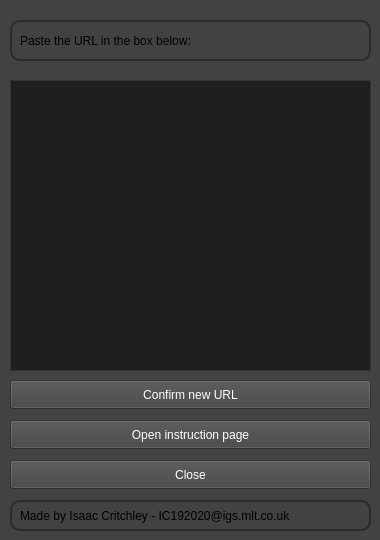
<?xml version="1.0" encoding="UTF-8"?>
<ui version="4.0">
 <class>Editor</class>
 <widget class="QMainWindow" name="Editor">
  <property name="geometry">
   <rect>
    <x>0</x>
    <y>0</y>
    <width>380</width>
    <height>540</height>
   </rect>
  </property>
  <property name="minimumSize">
   <size>
    <width>380</width>
    <height>540</height>
   </size>
  </property>
  <property name="maximumSize">
   <size>
    <width>380</width>
    <height>540</height>
   </size>
  </property>
  <property name="palette">
   <palette>
    <active>
     <colorrole role="WindowText">
      <brush brushstyle="SolidPattern">
       <color alpha="255">
        <red>255</red>
        <green>255</green>
        <blue>255</blue>
       </color>
      </brush>
     </colorrole>
     <colorrole role="Button">
      <brush brushstyle="SolidPattern">
       <color alpha="255">
        <red>66</red>
        <green>66</green>
        <blue>66</blue>
       </color>
      </brush>
     </colorrole>
     <colorrole role="Light">
      <brush brushstyle="SolidPattern">
       <color alpha="255">
        <red>99</red>
        <green>99</green>
        <blue>99</blue>
       </color>
      </brush>
     </colorrole>
     <colorrole role="Midlight">
      <brush brushstyle="SolidPattern">
       <color alpha="255">
        <red>82</red>
        <green>82</green>
        <blue>82</blue>
       </color>
      </brush>
     </colorrole>
     <colorrole role="Dark">
      <brush brushstyle="SolidPattern">
       <color alpha="255">
        <red>33</red>
        <green>33</green>
        <blue>33</blue>
       </color>
      </brush>
     </colorrole>
     <colorrole role="Mid">
      <brush brushstyle="SolidPattern">
       <color alpha="255">
        <red>44</red>
        <green>44</green>
        <blue>44</blue>
       </color>
      </brush>
     </colorrole>
     <colorrole role="Text">
      <brush brushstyle="SolidPattern">
       <color alpha="255">
        <red>255</red>
        <green>255</green>
        <blue>255</blue>
       </color>
      </brush>
     </colorrole>
     <colorrole role="BrightText">
      <brush brushstyle="SolidPattern">
       <color alpha="255">
        <red>255</red>
        <green>255</green>
        <blue>255</blue>
       </color>
      </brush>
     </colorrole>
     <colorrole role="ButtonText">
      <brush brushstyle="SolidPattern">
       <color alpha="255">
        <red>255</red>
        <green>255</green>
        <blue>255</blue>
       </color>
      </brush>
     </colorrole>
     <colorrole role="Base">
      <brush brushstyle="SolidPattern">
       <color alpha="255">
        <red>31</red>
        <green>31</green>
        <blue>31</blue>
       </color>
      </brush>
     </colorrole>
     <colorrole role="Window">
      <brush brushstyle="SolidPattern">
       <color alpha="255">
        <red>66</red>
        <green>66</green>
        <blue>66</blue>
       </color>
      </brush>
     </colorrole>
     <colorrole role="Shadow">
      <brush brushstyle="SolidPattern">
       <color alpha="255">
        <red>0</red>
        <green>0</green>
        <blue>0</blue>
       </color>
      </brush>
     </colorrole>
     <colorrole role="Highlight">
      <brush brushstyle="SolidPattern">
       <color alpha="255">
        <red>0</red>
        <green>69</green>
        <blue>122</blue>
       </color>
      </brush>
     </colorrole>
     <colorrole role="Link">
      <brush brushstyle="SolidPattern">
       <color alpha="255">
        <red>0</red>
        <green>71</green>
        <blue>126</blue>
       </color>
      </brush>
     </colorrole>
     <colorrole role="AlternateBase">
      <brush brushstyle="SolidPattern">
       <color alpha="255">
        <red>33</red>
        <green>33</green>
        <blue>33</blue>
       </color>
      </brush>
     </colorrole>
     <colorrole role="ToolTipBase">
      <brush brushstyle="SolidPattern">
       <color alpha="255">
        <red>255</red>
        <green>255</green>
        <blue>220</blue>
       </color>
      </brush>
     </colorrole>
     <colorrole role="ToolTipText">
      <brush brushstyle="SolidPattern">
       <color alpha="255">
        <red>0</red>
        <green>0</green>
        <blue>0</blue>
       </color>
      </brush>
     </colorrole>
     <colorrole role="PlaceholderText">
      <brush brushstyle="SolidPattern">
       <color alpha="127">
        <red>255</red>
        <green>255</green>
        <blue>255</blue>
       </color>
      </brush>
     </colorrole>
     <colorrole role="Accent">
      <brush brushstyle="SolidPattern">
       <color alpha="255">
        <red>0</red>
        <green>0</green>
        <blue>0</blue>
       </color>
      </brush>
     </colorrole>
    </active>
    <inactive>
     <colorrole role="WindowText">
      <brush brushstyle="SolidPattern">
       <color alpha="255">
        <red>255</red>
        <green>255</green>
        <blue>255</blue>
       </color>
      </brush>
     </colorrole>
     <colorrole role="Button">
      <brush brushstyle="SolidPattern">
       <color alpha="255">
        <red>66</red>
        <green>66</green>
        <blue>66</blue>
       </color>
      </brush>
     </colorrole>
     <colorrole role="Light">
      <brush brushstyle="SolidPattern">
       <color alpha="255">
        <red>99</red>
        <green>99</green>
        <blue>99</blue>
       </color>
      </brush>
     </colorrole>
     <colorrole role="Midlight">
      <brush brushstyle="SolidPattern">
       <color alpha="255">
        <red>82</red>
        <green>82</green>
        <blue>82</blue>
       </color>
      </brush>
     </colorrole>
     <colorrole role="Dark">
      <brush brushstyle="SolidPattern">
       <color alpha="255">
        <red>33</red>
        <green>33</green>
        <blue>33</blue>
       </color>
      </brush>
     </colorrole>
     <colorrole role="Mid">
      <brush brushstyle="SolidPattern">
       <color alpha="255">
        <red>44</red>
        <green>44</green>
        <blue>44</blue>
       </color>
      </brush>
     </colorrole>
     <colorrole role="Text">
      <brush brushstyle="SolidPattern">
       <color alpha="255">
        <red>255</red>
        <green>255</green>
        <blue>255</blue>
       </color>
      </brush>
     </colorrole>
     <colorrole role="BrightText">
      <brush brushstyle="SolidPattern">
       <color alpha="255">
        <red>255</red>
        <green>255</green>
        <blue>255</blue>
       </color>
      </brush>
     </colorrole>
     <colorrole role="ButtonText">
      <brush brushstyle="SolidPattern">
       <color alpha="255">
        <red>255</red>
        <green>255</green>
        <blue>255</blue>
       </color>
      </brush>
     </colorrole>
     <colorrole role="Base">
      <brush brushstyle="SolidPattern">
       <color alpha="255">
        <red>31</red>
        <green>31</green>
        <blue>31</blue>
       </color>
      </brush>
     </colorrole>
     <colorrole role="Window">
      <brush brushstyle="SolidPattern">
       <color alpha="255">
        <red>66</red>
        <green>66</green>
        <blue>66</blue>
       </color>
      </brush>
     </colorrole>
     <colorrole role="Shadow">
      <brush brushstyle="SolidPattern">
       <color alpha="255">
        <red>0</red>
        <green>0</green>
        <blue>0</blue>
       </color>
      </brush>
     </colorrole>
     <colorrole role="Highlight">
      <brush brushstyle="SolidPattern">
       <color alpha="255">
        <red>0</red>
        <green>69</green>
        <blue>122</blue>
       </color>
      </brush>
     </colorrole>
     <colorrole role="Link">
      <brush brushstyle="SolidPattern">
       <color alpha="255">
        <red>0</red>
        <green>71</green>
        <blue>126</blue>
       </color>
      </brush>
     </colorrole>
     <colorrole role="AlternateBase">
      <brush brushstyle="SolidPattern">
       <color alpha="255">
        <red>33</red>
        <green>33</green>
        <blue>33</blue>
       </color>
      </brush>
     </colorrole>
     <colorrole role="ToolTipBase">
      <brush brushstyle="SolidPattern">
       <color alpha="255">
        <red>255</red>
        <green>255</green>
        <blue>220</blue>
       </color>
      </brush>
     </colorrole>
     <colorrole role="ToolTipText">
      <brush brushstyle="SolidPattern">
       <color alpha="255">
        <red>0</red>
        <green>0</green>
        <blue>0</blue>
       </color>
      </brush>
     </colorrole>
     <colorrole role="PlaceholderText">
      <brush brushstyle="SolidPattern">
       <color alpha="127">
        <red>255</red>
        <green>255</green>
        <blue>255</blue>
       </color>
      </brush>
     </colorrole>
     <colorrole role="Accent">
      <brush brushstyle="SolidPattern">
       <color alpha="255">
        <red>0</red>
        <green>0</green>
        <blue>0</blue>
       </color>
      </brush>
     </colorrole>
    </inactive>
    <disabled>
     <colorrole role="WindowText">
      <brush brushstyle="SolidPattern">
       <color alpha="255">
        <red>33</red>
        <green>33</green>
        <blue>33</blue>
       </color>
      </brush>
     </colorrole>
     <colorrole role="Button">
      <brush brushstyle="SolidPattern">
       <color alpha="255">
        <red>66</red>
        <green>66</green>
        <blue>66</blue>
       </color>
      </brush>
     </colorrole>
     <colorrole role="Light">
      <brush brushstyle="SolidPattern">
       <color alpha="255">
        <red>99</red>
        <green>99</green>
        <blue>99</blue>
       </color>
      </brush>
     </colorrole>
     <colorrole role="Midlight">
      <brush brushstyle="SolidPattern">
       <color alpha="255">
        <red>82</red>
        <green>82</green>
        <blue>82</blue>
       </color>
      </brush>
     </colorrole>
     <colorrole role="Dark">
      <brush brushstyle="SolidPattern">
       <color alpha="255">
        <red>33</red>
        <green>33</green>
        <blue>33</blue>
       </color>
      </brush>
     </colorrole>
     <colorrole role="Mid">
      <brush brushstyle="SolidPattern">
       <color alpha="255">
        <red>44</red>
        <green>44</green>
        <blue>44</blue>
       </color>
      </brush>
     </colorrole>
     <colorrole role="Text">
      <brush brushstyle="SolidPattern">
       <color alpha="255">
        <red>33</red>
        <green>33</green>
        <blue>33</blue>
       </color>
      </brush>
     </colorrole>
     <colorrole role="BrightText">
      <brush brushstyle="SolidPattern">
       <color alpha="255">
        <red>255</red>
        <green>255</green>
        <blue>255</blue>
       </color>
      </brush>
     </colorrole>
     <colorrole role="ButtonText">
      <brush brushstyle="SolidPattern">
       <color alpha="255">
        <red>33</red>
        <green>33</green>
        <blue>33</blue>
       </color>
      </brush>
     </colorrole>
     <colorrole role="Base">
      <brush brushstyle="SolidPattern">
       <color alpha="255">
        <red>66</red>
        <green>66</green>
        <blue>66</blue>
       </color>
      </brush>
     </colorrole>
     <colorrole role="Window">
      <brush brushstyle="SolidPattern">
       <color alpha="255">
        <red>66</red>
        <green>66</green>
        <blue>66</blue>
       </color>
      </brush>
     </colorrole>
     <colorrole role="Shadow">
      <brush brushstyle="SolidPattern">
       <color alpha="255">
        <red>0</red>
        <green>0</green>
        <blue>0</blue>
       </color>
      </brush>
     </colorrole>
     <colorrole role="Link">
      <brush brushstyle="SolidPattern">
       <color alpha="255">
        <red>0</red>
        <green>71</green>
        <blue>126</blue>
       </color>
      </brush>
     </colorrole>
     <colorrole role="AlternateBase">
      <brush brushstyle="SolidPattern">
       <color alpha="255">
        <red>66</red>
        <green>66</green>
        <blue>66</blue>
       </color>
      </brush>
     </colorrole>
     <colorrole role="ToolTipBase">
      <brush brushstyle="SolidPattern">
       <color alpha="255">
        <red>255</red>
        <green>255</green>
        <blue>220</blue>
       </color>
      </brush>
     </colorrole>
     <colorrole role="ToolTipText">
      <brush brushstyle="SolidPattern">
       <color alpha="255">
        <red>0</red>
        <green>0</green>
        <blue>0</blue>
       </color>
      </brush>
     </colorrole>
     <colorrole role="PlaceholderText">
      <brush brushstyle="SolidPattern">
       <color alpha="127">
        <red>33</red>
        <green>33</green>
        <blue>33</blue>
       </color>
      </brush>
     </colorrole>
     <colorrole role="Accent">
      <brush brushstyle="SolidPattern">
       <color alpha="255">
        <red>46</red>
        <green>46</green>
        <blue>46</blue>
       </color>
      </brush>
     </colorrole>
    </disabled>
   </palette>
  </property>
  <property name="cursor">
   <cursorShape>ArrowCursor</cursorShape>
  </property>
  <property name="windowTitle">
   <string>MainWindow</string>
  </property>
  <widget class="QWidget" name="centralwidget">
   <widget class="QPushButton" name="ConfirmBut">
    <property name="geometry">
     <rect>
      <x>10</x>
      <y>380</y>
      <width>361</width>
      <height>29</height>
     </rect>
    </property>
    <property name="cursor">
     <cursorShape>PointingHandCursor</cursorShape>
    </property>
    <property name="text">
     <string>Confirm new URL</string>
    </property>
   </widget>
   <widget class="QTextEdit" name="URLInputBox">
    <property name="geometry">
     <rect>
      <x>10</x>
      <y>80</y>
      <width>361</width>
      <height>291</height>
     </rect>
    </property>
   </widget>
   <widget class="QLabel" name="Info1">
    <property name="geometry">
     <rect>
      <x>10</x>
      <y>20</y>
      <width>361</width>
      <height>41</height>
     </rect>
    </property>
    <property name="palette">
     <palette>
      <active>
       <colorrole role="Window">
        <brush brushstyle="SolidPattern">
         <color alpha="255">
          <red>54</red>
          <green>54</green>
          <blue>54</blue>
         </color>
        </brush>
       </colorrole>
      </active>
      <inactive>
       <colorrole role="Window">
        <brush brushstyle="SolidPattern">
         <color alpha="255">
          <red>54</red>
          <green>54</green>
          <blue>54</blue>
         </color>
        </brush>
       </colorrole>
      </inactive>
      <disabled>
       <colorrole role="Base">
        <brush brushstyle="SolidPattern">
         <color alpha="255">
          <red>54</red>
          <green>54</green>
          <blue>54</blue>
         </color>
        </brush>
       </colorrole>
       <colorrole role="Window">
        <brush brushstyle="SolidPattern">
         <color alpha="255">
          <red>54</red>
          <green>54</green>
          <blue>54</blue>
         </color>
        </brush>
       </colorrole>
      </disabled>
     </palette>
    </property>
    <property name="autoFillBackground">
     <bool>false</bool>
    </property>
    <property name="styleSheet">
     <string notr="true">QLabel {
    border: 2px solid #2b2b2b;        /* Light gray border */
    border-radius: 10px;           /* Makes the corners rounded */
    padding: 5px;                  /* Adds spacing inside the label */
}
</string>
    </property>
    <property name="text">
     <string>Paste the URL in the box below:</string>
    </property>
   </widget>
   <widget class="QPushButton" name="InstructBut">
    <property name="geometry">
     <rect>
      <x>10</x>
      <y>420</y>
      <width>361</width>
      <height>29</height>
     </rect>
    </property>
    <property name="cursor">
     <cursorShape>PointingHandCursor</cursorShape>
    </property>
    <property name="text">
     <string>Open instruction page</string>
    </property>
   </widget>
   <widget class="QLabel" name="MadeBy">
    <property name="geometry">
     <rect>
      <x>10</x>
      <y>500</y>
      <width>361</width>
      <height>31</height>
     </rect>
    </property>
    <property name="palette">
     <palette>
      <active>
       <colorrole role="Window">
        <brush brushstyle="SolidPattern">
         <color alpha="255">
          <red>54</red>
          <green>54</green>
          <blue>54</blue>
         </color>
        </brush>
       </colorrole>
      </active>
      <inactive>
       <colorrole role="Window">
        <brush brushstyle="SolidPattern">
         <color alpha="255">
          <red>54</red>
          <green>54</green>
          <blue>54</blue>
         </color>
        </brush>
       </colorrole>
      </inactive>
      <disabled>
       <colorrole role="Base">
        <brush brushstyle="SolidPattern">
         <color alpha="255">
          <red>54</red>
          <green>54</green>
          <blue>54</blue>
         </color>
        </brush>
       </colorrole>
       <colorrole role="Window">
        <brush brushstyle="SolidPattern">
         <color alpha="255">
          <red>54</red>
          <green>54</green>
          <blue>54</blue>
         </color>
        </brush>
       </colorrole>
      </disabled>
     </palette>
    </property>
    <property name="cursor">
     <cursorShape>UpArrowCursor</cursorShape>
    </property>
    <property name="autoFillBackground">
     <bool>false</bool>
    </property>
    <property name="styleSheet">
     <string notr="true">QLabel {
    border: 2px solid #2b2b2b;        /* Light gray border */
    border-radius: 10px;           /* Makes the corners rounded */
    padding: 5px;                  /* Adds spacing inside the label */
}

</string>
    </property>
    <property name="text">
     <string>Made by Isaac Critchley - IC192020@igs.mlt.co.uk</string>
    </property>
   </widget>
   <widget class="QPushButton" name="CloseBut">
    <property name="geometry">
     <rect>
      <x>10</x>
      <y>460</y>
      <width>361</width>
      <height>29</height>
     </rect>
    </property>
    <property name="cursor">
     <cursorShape>PointingHandCursor</cursorShape>
    </property>
    <property name="text">
     <string>Close</string>
    </property>
   </widget>
  </widget>
 </widget>
 <resources/>
 <connections/>
</ui>
